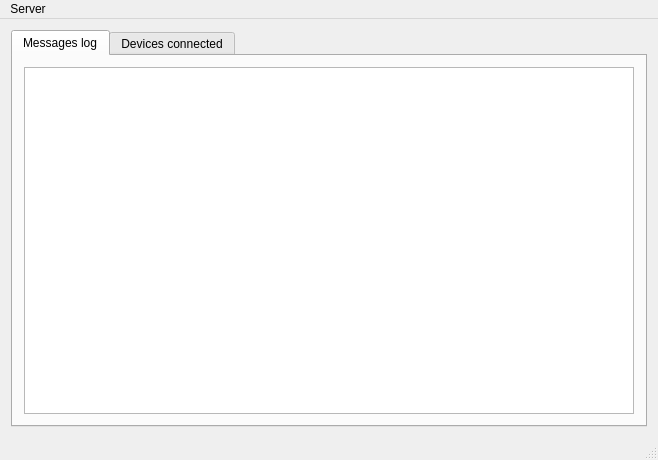
<?xml version="1.0" encoding="UTF-8"?>
<ui version="4.0">
 <class>espWifiModulesTest</class>
 <widget class="QMainWindow" name="espWifiModulesTest">
  <property name="geometry">
   <rect>
    <x>0</x>
    <y>0</y>
    <width>658</width>
    <height>460</height>
   </rect>
  </property>
  <property name="windowTitle">
   <string>espWifiModulesTest</string>
  </property>
  <widget class="QWidget" name="centralWidget">
   <layout class="QVBoxLayout" name="verticalLayout">
    <item>
     <widget class="QTabWidget" name="tabWidget">
      <property name="currentIndex">
       <number>0</number>
      </property>
      <widget class="QWidget" name="tab">
       <attribute name="title">
        <string>Messages log</string>
       </attribute>
       <layout class="QVBoxLayout" name="verticalLayout_2">
        <item>
         <widget class="QTextEdit" name="txtLog">
          <property name="sizePolicy">
           <sizepolicy hsizetype="Expanding" vsizetype="Expanding">
            <horstretch>1</horstretch>
            <verstretch>1</verstretch>
           </sizepolicy>
          </property>
         </widget>
        </item>
       </layout>
      </widget>
      <widget class="QWidget" name="tab_2">
       <attribute name="title">
        <string>Devices connected</string>
       </attribute>
       <layout class="QVBoxLayout" name="verticalLayout_3">
        <item>
         <widget class="QTableWidget" name="tblViewDevicesConnected"/>
        </item>
       </layout>
      </widget>
     </widget>
    </item>
   </layout>
  </widget>
  <widget class="QStatusBar" name="statusBar"/>
  <widget class="QMenuBar" name="menuBar">
   <property name="geometry">
    <rect>
     <x>0</x>
     <y>0</y>
     <width>658</width>
     <height>25</height>
    </rect>
   </property>
   <widget class="QMenu" name="menuServer">
    <property name="title">
     <string>Server</string>
    </property>
    <addaction name="action_re_start"/>
   </widget>
   <addaction name="menuServer"/>
  </widget>
  <action name="action_re_start">
   <property name="text">
    <string>(re)start</string>
   </property>
  </action>
 </widget>
 <layoutdefault spacing="6" margin="11"/>
 <resources/>
 <connections/>
</ui>
